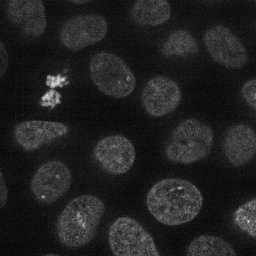
#> input picture materials/data/nuc_image.tif, 256 x 256 px; the run also reads 1 picture not shown here
$ jupyter execute --allow-errors S02E01_napari_from_notebook.ipynb
#> lines starting #> are read from the running program, lines starting #| are printed output that depends on the picture
# Napari

Napari is an interactive, multi-dimensional open-source image viewer based on Python.

It’s designed for fast browsing, annotating, and analyzing large multi-dimensional images.

You can perform basic image processing steps just like you would do in other software tools such as ImageJ/Fiji.

Like the latter, Napari can be extended with plugins written by an active user community to perform more advanced image analysis tasks, such as deep learning-based image segmentation.

---
## Setting Up Napari in Jupyter Notebook

We'll learn how to control Napari programmatically from a Jupyter Notebook. This unlocks the ability to create reproducible analysis pipelines that still allow for interactive visual inspection.

**The Jupyter-Napari Bridge**

The core concept is simple:
- We import napari and create a viewer object in our notebook.
- This viewer object is a live, two-way connection to the Napari window.
- Any action we perform on the viewer object in our code (like adding an image) will instantly update the Napari window.

First we need to import Napari library

[cell 1]
# Import the napari package
import napari

# Import other libraries
import numpy as np

To open Napari from notebook, run the following cell

Note: When using Napari inside a Jupyter Notebook, certain GUI elements or functionalities might be limited compared to running it standalone. For example, the scripting editor (console) is disabled in Napari GUI.

[cell 2]
# Create a new viewer instance
viewer = napari.Viewer()

Napari viewer is an object

Inspect its methods and functions by typing 'viewer.'

[cell 3]
viewer.layers # prints the currently existing layers

---
## Loading and Displaying Images

To display images, we often use specialized libraries for image Input/Output operations.

We will use **imread** function from **io** module of **scikit-image** library.

[cell 4]
from skimage.io import imread # import image reading function

image = imread(r'../data/nuc_image.tif') # read image specified by path
#> image is the input picture: shape (256, 256) uint16; min 1186, max 56810, mean 8706.8

Image is currently stored inside variable in jupyter notebook

To open image in Napari, we use the **add_image** function

[cell 5]
# Display the image in Napari

viewer.add_image(image)

# Repeating this cell will result in generation of new layers

If not specified, the default settings are gray colormap and translucent_no_depth blending.

We can change these parameters.

[cell 6]
# Display the same image with adjusted parameters

viewer.add_image(image, name='nuclei', colormap='inferno', contrast_limits=(5000,30000), blending='additive')

Binary or label images in common format can be also read as image using scikit-image library

[cell 7]
# Reading annotations

label_image = imread(r'../data/nuc_labels.tif')
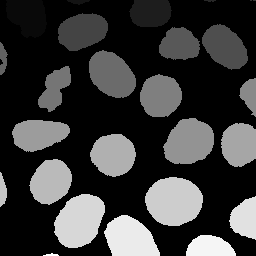
#> label_image: shape (256, 256) uint16; min 0, max 26, mean 5.9; drawn with min black and max white

We can load label image directly into napari as napari 'label' layer by using **add_labels** function

This time we will also store the layer under a variable label_layer

[cell 8]
# Add labels to viewer

label_layer = viewer.add_labels(label_image) # asignment of viewer label layer to varible

When layer is asigned to a variable, we can andjust its properties directly from notebook

[cell 9]
# adjust label contous and opacity parameters

label_layer.contour = 2
label_layer.opacity = 0.8

---
## Layer manipulation

Napari layers can be loaded back to jupyter notebook and stored as variables

Let's first display list of all layers in napari viewer

[cell 10]
# Display current layers

viewer.layers

[cell 11]
# Display it prettier

for layer in viewer.layers:
    print(layer) # prints only layer name

Layers from list can be accessed by index or name for further manipulation

[cell 12]
# Accessing layers by index or name

image_layer = viewer.layers[1]
print(image_layer) # prints name of image layer
print(type(image_layer))

image_layer = viewer.layers['nuclei']
image_layer # prints output of image layer

[cell 13]
# Retrieve image data from a layer
image_data = image_layer.data

image_data

[cell 14]
# Retrieve manualy adjusted mask example

# Let's create mask with threshold and send it to Napari
threshold = 10000
#> (the rest of this cell did not finish here and is left out)

[cell 15]
# Read mask back to Napari
modified_mask = viewer.layers['threshold']

import matplotlib.pyplot as plt
#> (the rest of this cell did not finish here and is left out)

---

### Removing layers

Layers can also be removed from Napari viewer from within notebook

[cell 16]
# Remove the layer by name
viewer.layers.remove('nuclei')

# Remove a layer using a direct reference to the layer object
viewer.layers.remove(modified_mask)

# Remove the layer by index
viewer.layers.pop(-1)

[cell 17]
# Remove all layers from the viewer
viewer.layers.clear()

#### Multi-dimensional images

#> (a cell that did not finish here is left out)

Napari is designed to handle multi-dimensional data out of the box. Let's send our entire nD image_stack to the viewer. Notice how Napari automatically detects the extra dimensions and creates sliders for them at the bottom of the canvas.

#> (a cell that did not finish here is left out)

While viewing the full stack is great for browsing, you often want to control the appearance of each channel independently (e.g., assign different colors, change contrast). The best way to do this is to slice the array in Python and add each channel as a separate layer.

#> (a cell that did not finish here is left out)

Switch to 3D rendering in Napari (Toggle 3D View button)

See that image data array looks flat - it has no calibration information

[cell 21]
# In order to display a 3D stack with correct depth, we must set the scale parameter

calibration = [1, 1., 0.0885, 0.0885] # must be same lenght and order as image dimensions
#> calibration = [1, 1, 0.0885, 0.0885]

#> (the rest of this cell did not finish here and is left out)

---
## Uploading other types of layers

To open image in Napari, we use the **add_image** function.

We can load label/mask image directly into napari as napari 'label' layer by using **add_labels** function

In a similar way we can add points or shapes layers by using **add_shapes** or **add_points**

[cell 22]
# Adding shapes layer
# Switch to 2D view

polyline = [[10, 3],
            [12,5],
            [12,9],
            [10, 11]] # polyline defined by coordinates

shapes = viewer.add_shapes(polyline, face_color='white', edge_width=0, opacity=1)

[cell 23]
# Adding points layer
# Points are loaded from a 2-column array (y and x coordinates)

points_arr = [[7,5],
              [7,9]] # point coordinates

points = viewer.add_points(points_arr, border_color='black', face_color='red', size=2)

New objects can be added to stored layers

[cell 24]
# Adding points to existing layer

points.add([9,7])

---

### Viewer settings

You can programmatically control the viewer overlay

Beyond just adding data, you can control nearly every aspect of the Napari viewer's state directly from your code. This is extremely powerful for setting up a standardized, reproducible view of your data without ever touching the GUI.

Let's explore some of the most useful viewer properties.

```python
# Enable/disable the grid view
viewer.grid.enabled = True
viewer.grid.enabled = False

# Set the viewer to display in 2D/3D rendering mode.
viewer.dims.ndisplay = 3
viewer.dims.ndisplay = 2
```

---
#### Making snapshots to document your steps

With the following command, we can make a screenshot of Napari and show it in our notebook.

[cell 25]
napari.utils.nbscreenshot(viewer)

[cell 26]
napari.utils.nbscreenshot(viewer, canvas_only = True) # only canvas, no menus

---

##### --- Exercise ---

1. **Load the Image:**
   Read a 2D image file from path into memory using `skimage.io.imread()`.

2. **Segment the Objects:**
   Filter image to remove noise.
   Apply an appropriate thresholding method (e.g., Otsu’s method) to separate foreground objects from the background.
   Then, label the detected objects using `skimage.measure.label()`.

3. **Compute Object Centroids:**
   Use `skimage.measure.regionprops_table()` to measure object properties and extract the centroid coordinates - select properties ('label', 'area', 'centroid')
    - *Note:* regionprops gives centroid-0 and centroid-1 for the y and x coordinates
    - Convert measurements dictionary into a pandas DataFrame

4. **Visualize in Napari:**
   * Open a new Napari viewer instance directly from the notebook.
   * Add the image as the **image layer**.
   * Add the labeled mask as the **labels layer**.
   * Add the centroid coordinates as the **points layer**.
   - *Hint:* you can access values as array from DataFrame with `DataFrame[['col1', 'col2']].values`

5. **Create a Screenshot:**
   Take a screenshot of your Napari viewer within the notebook using the built-in screenshot function (napari.utils.nbscreenshot()

[cell 27]
image_path = '../data/blobs.tif'

# Your code here

<details>
<summary>Click to see the example solution</summary>

```python
# EXAMPLE SOLUTION

import numpy as np
import pandas as pd
import napari
from skimage import data, filters, morphology, measure, io

# Load and process one image
image = io.imread(image_path)
blurred_image = filters.gaussian(image, sigma=2.0)
otsu_threshold = filters.threshold_otsu(blurred_image)
mask = blurred_image > otsu_threshold
#cleaned_mask = morphology.binary_closing(mask)
label_image = measure.label(mask)

# Get measurements
properties = ('label', 'area', 'centroid')
props_df = pd.DataFrame(measure.regionprops_table(label_image, intensity_image=image, properties=properties))

# Optional - information printing
print("Data is ready. We have:")
print(f"- An image with shape {image.shape}")
print(f"- A label image with {label_image.max()} objects")
print("- A Pandas DataFrame with measurements:")
print(props_df.head())

# Create point coordinates
points_coordinates = props_df[['centroid-0', 'centroid-1']].values

# Optionaly rename columns in DataFrame first
# props_df.rename(columns={'centroid-0': 'y', 'centroid-1': 'x'}, inplace=True)
# points_coordinates = props_df[['y', 'x']].values

# Visualize in Napari
viewer = napari.Viewer()
viewer.add_image(image)
viewer.add_labels(label_image)
# Now, add the points to the viewer
viewer.add_points(points_coordinates, name='Centroids', size=5, face_color='cyan')

# Take a screenshot
napari.utils.nbscreenshot(viewer, canvas_only = True) # only canvas, no menus
```

**Bonus**

Let's make the size of each point proportional to the area of the object it represents.

Change the `props_df` and `points_coordinates` variable names to match your variables.

#> (a cell that did not finish here is left out)

**Bonus 2**

✨🧙 Custom widgets 🧙✨

This example demonstrates how to create an interactive thresholding tool in napari using magicgui.
The @magicgui decorator automatically turns a Python function into a small graphical user interface (GUI) — in this case, a slider widget that lets you adjust the threshold value dynamically.

[cell 29]
import napari
from skimage import measure, io
from magicgui import magicgui

# Load image
image = io.imread(image_path)
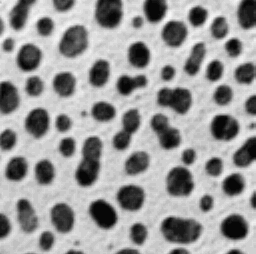
#> input picture materials/data/blobs.tif, 256 x 254 px
#> image is the input picture: shape (254, 256); min 8, max 248, mean 103.3

viewer = napari.Viewer()
viewer.add_image(image, name='Raw Image')

# Minimal threshold slider
#> (the rest of this cell did not finish here and is left out)
